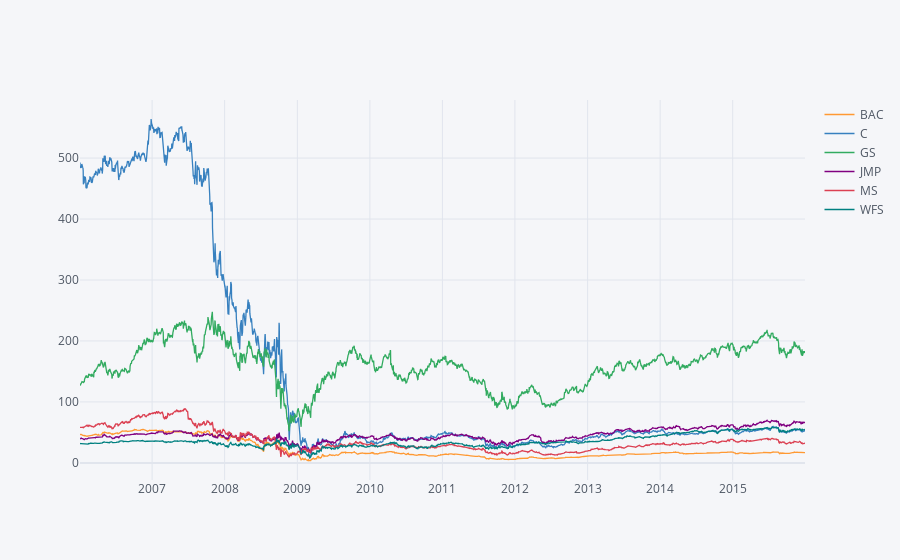

Notebook cell for this chart:
### Code cell
bank_stocks.xs(key='Close',axis=1,level='Stock Info').iplot()

### Figure 1 — Plotly figure (JSON) as saved in the notebook; plotly's stock layout.template omitted (floating-point values rounded to 4 significant figures; data arrays with more than 128 entries replaced by an {"elided": "..."} marker saying what was removed)
{"data": [{"line": {"color": "rgba(255, 153, 51, 1.0)", "dash": "solid", "shape": "linear", "width": 1.3}, "mode": "lines", "name": "BAC", "text": "", "type": "scatter", "x": {"elided": "2517 str values"}, "y": {"elided": "2517 float values"}}, {"line": {"color": "rgba(55, 128, 191, 1.0)", "dash": "solid", "shape": "linear", "width": 1.3}, "mode": "lines", "name": "C", "text": "", "type": "scatter", "x": {"elided": "2517 str values"}, "y": {"elided": "2517 float values"}}, {"line": {"color": "rgba(50, 171, 96, 1.0)", "dash": "solid", "shape": "linear", "width": 1.3}, "mode": "lines", "name": "GS", "text": "", "type": "scatter", "x": {"elided": "2517 str values"}, "y": {"elided": "2517 float values"}}, {"line": {"color": "rgba(128, 0, 128, 1.0)", "dash": "solid", "shape": "linear", "width": 1.3}, "mode": "lines", "name": "JMP", "text": "", "type": "scatter", "x": {"elided": "2517 str values"}, "y": {"elided": "2517 float values"}}, {"line": {"color": "rgba(219, 64, 82, 1.0)", "dash": "solid", "shape": "linear", "width": 1.3}, "mode": "lines", "name": "MS", "text": "", "type": "scatter", "x": {"elided": "2517 str values"}, "y": {"elided": "2517 float values"}}, {"line": {"color": "rgba(0, 128, 128, 1.0)", "dash": "solid", "shape": "linear", "width": 1.3}, "mode": "lines", "name": "WFS", "text": "", "type": "scatter", "x": {"elided": "2517 str values"}, "y": {"elided": "2517 float values"}}], "layout": {"legend": {"bgcolor": "#F5F6F9", "font": {"color": "#4D5663"}}, "paper_bgcolor": "#F5F6F9", "plot_bgcolor": "#F5F6F9", "title": {"font": {"color": "#4D5663"}}, "xaxis": {"gridcolor": "#E1E5ED", "showgrid": true, "tickfont": {"color": "#4D5663"}, "title": {"font": {"color": "#4D5663"}, "text": ""}, "zerolinecolor": "#E1E5ED"}, "yaxis": {"gridcolor": "#E1E5ED", "showgrid": true, "tickfont": {"color": "#4D5663"}, "title": {"font": {"color": "#4D5663"}, "text": ""}, "zerolinecolor": "#E1E5ED"}}}
